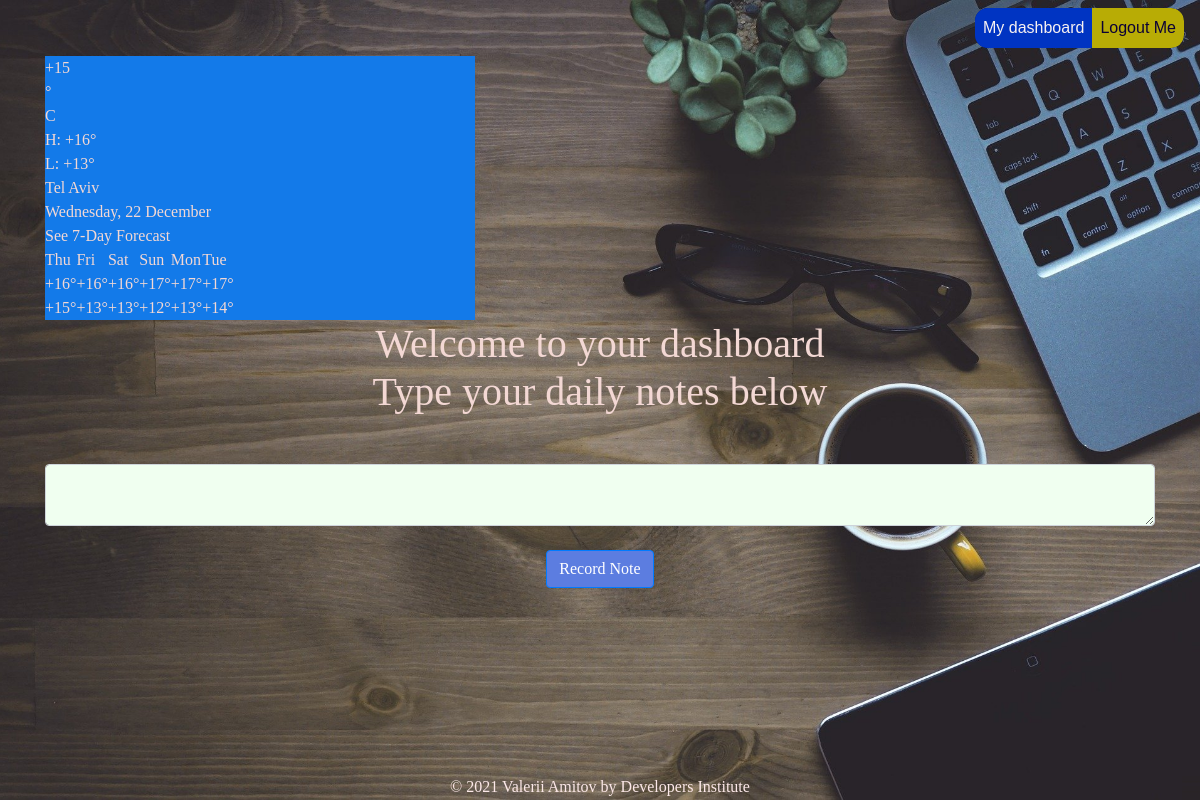
The page / (signed in) on the database as committed earlier.
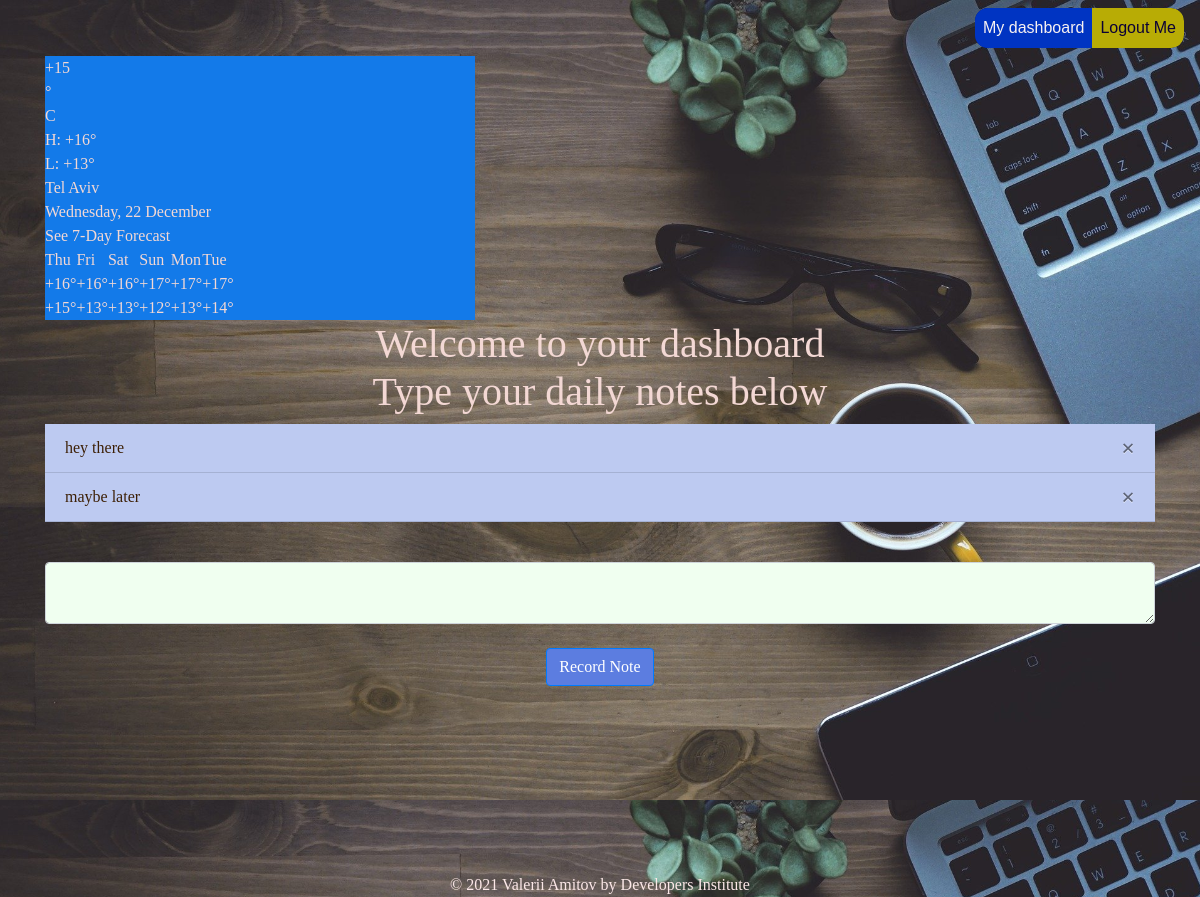
The same page on the database as committed later.
### project/models.py (models this page shows)
class Note(db.Model):
    id = db.Column(db.Integer, primary_key=True)
    data = db.Column(db.String(10000))
    date = db.Column(db.DateTime(timezone=True), default=func.now())
    user_id = db.Column(db.Integer, db.ForeignKey('user.id'))

### project/views.py (the view, shortened to what this page needs)
@views.route('/', methods=['GET', 'POST'])
@login_required
def home():
    return render_template("home.html", user=current_user)

### project/__init__.py (called while the page is built)
def create_app():
    app = Flask(__name__)
    app.config['SECRET_KEY'] = 'hjshjhdjah kjshkjdhjs'
    app.config['SQLALCHEMY_DATABASE_URI'] = f'sqlite:///{DB_NAME}'
    db.init_app(app)
    from .views import views
    from .auth import auth
    app.register_blueprint(views, url_prefix='/')
    app.register_blueprint(auth, url_prefix='/')
    from .models import User, Note
    create_database(app)
    login_manager = LoginManager()
    login_manager.login_view = 'auth.login'
    login_manager.init_app(app)
    @login_manager.user_loader
    def load_user(id):
        return User.query.get(int(id))
    return app

### project/templates/home.html (shortened to what this page needs)
{% extends "base.html" %} {% block title %}Home{% endblock %} {% block content
%}
<div id="m-booked-weather-bl250-29389"> <div class="booked-wzs-250-175 weather-customize" style="background-color:#137AE9;width:430px;" id="width3"> <div class="booked-wzs-250-175_in"> <div class="booked-wzs-250-175-data"> <div class="booked-wzs-250-175-right"> <div class="booked-wzs-day-deck"> <div class="booked-wzs-day-val"> <div class="booked-wzs-day-number"><span class="plus">+</span>15</div> <div class="booked-wzs-day-dergee"> <div class="booked-wzs-day-dergee-val">&deg;</div> <div class="booked-wzs-day-dergee-name">C</div> </div> </div> <div class="booked-wzs-day"> <div class="booked-wzs-day-d">H: <span class="plus">+</span>16&deg;</div> <div class="booked-wzs-day-n">L: <span class="plus">+</span>13&deg;</div> </div> </div> <div class="booked-wzs-250-175-info"> <div class="booked-wzs-250-175-city">Tel Aviv </div> <div class="booked-wzs-250-175-date">Wednesday, 22 December</div> <div class="booked-wzs-left"> <span class="booked-wzs-bottom-l">See 7-Day Forecast</span> </div> </div> </div> </div> <table cellpadding="0" cellspacing="0" class="booked-wzs-table-250"> <tr> <td>Thu</td> <td>Fri</td> <td>Sat</td> <td>Sun</td> <td>Mon</td> <td>Tue</td> </tr> <tr> <td class="week-day-val"><span class="plus">+</span>16&deg;</td> <td class="week-day-val"><span class="plus">+</span>16&deg;</td> <td class="week-day-val"><span class="plus">+</span>16&deg;</td> <td class="week-day-val"><span class="plus">+</span>17&deg;</td> <td class="week-day-val"><span class="plus">+</span>17&deg;</td> <td class="week-day-val"><span class="plus">+</span>17&deg;</td> </tr> <tr> <td class="week-day-val"><span class="plus">+</span>15&deg;</td> <td class="week-day-val"><span class="plus">+</span>13&deg;</td> <td class="week-day-val"><span class="plus">+</span>13&deg;</td> <td class="week-day-val"><span class="plus">+</span>12&deg;</td> <td class="week-day-val"><span class="plus">+</span>13&deg;</td> <td class="week-day-val"><span class="plus">+</span>14&deg;</td> </tr> </table> </div> </div> </div>
<h1 align="center">Welcome to your dashboard <br> Type your daily notes below</h1>
<ul class="list-group list-group-flush" id="notes">
  {% for note in user.notes %}
  <li class="list-group-item">
    {{ note.data }}
    <button type="button" class="close" onClick="deleteNote({{ note.id }})">
      <span aria-hidden="true">&times;</span>
    </button>
  </li>
  {% endfor %}
</ul>
<form method="POST">
  <textarea name="note" id="note" class="form-control"></textarea>
  <br />
  <div align="center">
    <button type="submit" class="btn btn-primary">Record Note</button>
  </div>
</form>
{% endblock %}

### project/templates/base.html (shortened to what this page needs)
<!DOCTYPE html>
<html>
  <head>
    <link
      rel="stylesheet"
      href="https://stackpath.bootstrapcdn.com/bootstrap/4.4.1/css/bootstrap.min.css"
    />
    <link
      rel="stylesheet"
      href="https://stackpath.bootstrapcdn.com/font-awesome/4.7.0/css/font-awesome.min.css"
    />
  </head>
  <body>
    <nav class="navbar navbar-expand-lg">
      <div class="collapse navbar-collapse" id="navbar">
        <div class="navbar-nav">
          {% if user.is_authenticated %}
          <a class="nav-item nav-link" id="home" href="/">My dashboard</a>
          <a class="nav-item nav-link" id="logout" href="/logout">Logout Me</a>
          {% else %}
          <a class="nav-item nav-link" id="login" href="/login">Login Me</a>
          <a class="nav-item nav-link" id="signUp" href="/sign-up">Register</a>
          {% endif %}
        </div>
      </div>
    </nav>
    <div class="container">{% block content %} {% endblock %}</div>
    <div class="container" id="footer">© 2021 Valerii Amitov by Developers Institute</div>
  </body>
</html>

Rows that differ between the two databases and show on the page:
added Note: data "hey there"
added Note: data "maybe later"
